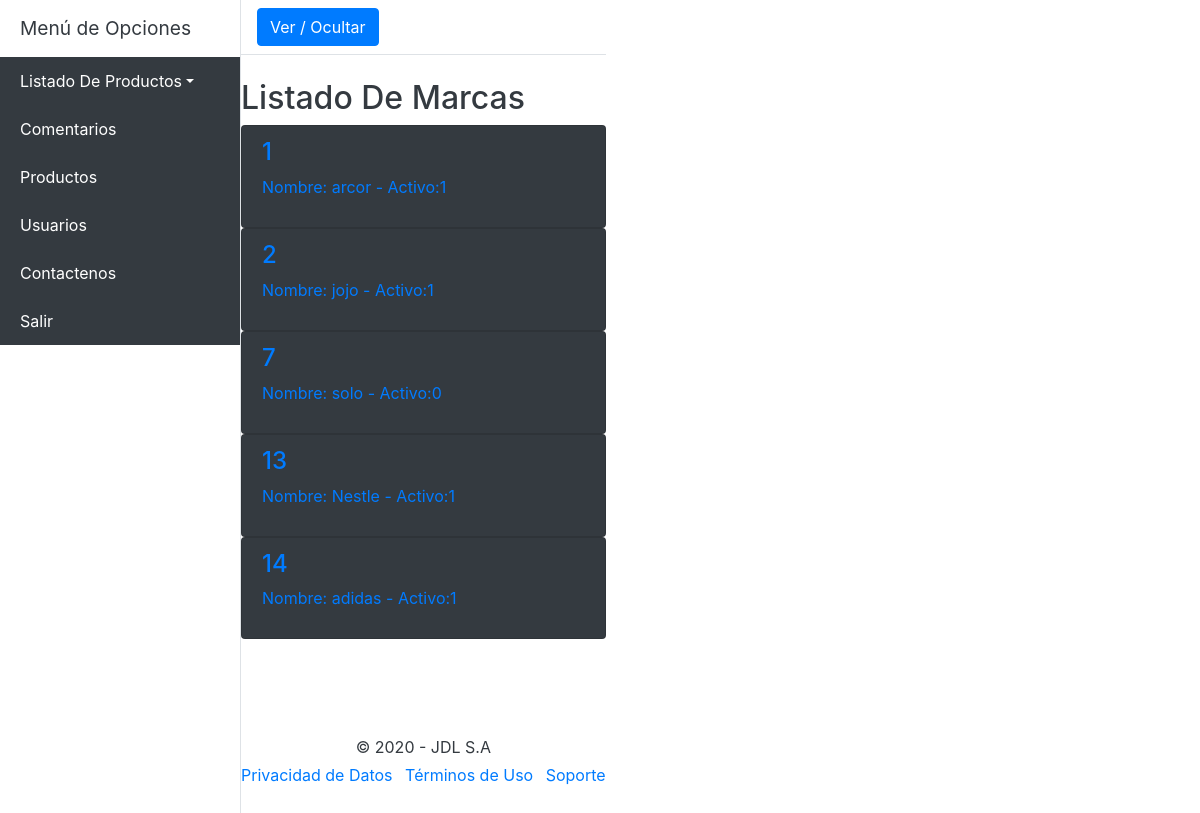
The page /listados/marcas.php on the database its author committed.
### tables this page shows
CREATE TABLE `marcas` (
  `id_marca` int(8) NOT NULL,
  `nombre_marca` varchar(50) DEFAULT NULL,
  `activo_marca` int(1) DEFAULT NULL
);

### mlibs/bodylm.php (the view, shortened to what this page needs)
<div class="d-flex" id="wrapper">
  <div class="bg-black border-right" id="sidebar-wrapper">
    <div class="sidebar-heading bg-black text-dark">Menú de Opciones</div>
      <div class="list-group list-group-flush">
      <a href="#pageSubmenu" data-toggle="collapse" aria-expanded="false" class="list-group-item list-group-item-action dropdown-toggle bg-dark text-white">Listado De Productos</a>
        <a href="../comentarios/" class="list-group-item list-group-item-action bg-dark text-white">Comentarios</a>
        <a href="../productos/" class="list-group-item list-group-item-action bg-dark text-white">Productos</a>
        <a href="../usuarios/" class="list-group-item list-group-item-action bg-dark text-white">Usuarios</a>
        <a href="../contacto/" class="list-group-item list-group-item-action bg-dark text-white">Contactenos</a>
        <a href="../" class="list-group-item list-group-item-action bg-dark text-white">Salir</a>
      </div>
    </div>
  <div id="page-content-wrapper align-self-center" >
    <nav class="navbar navbar-expand-lg navbar-light bg-black border-bottom">
      <button class="btn btn-primary" id="menu-toggle">Ver / Ocultar</button>
    </nav>
    <div class="mt-4 align-self-center text-left">
      <div class="mt-4 text-dark">
        <h2 class="mt-4">Listado De Marcas</h2>
      </div>
      <?php
      	$long = count($marcas);
      	for($i=0; $i< $long; $i++){
      ?>
	    <div class="list-group">
        <a 	<?php echo "href=modifica.php?id_marca=".$marcas[$i]['id_marca'];?>
			   	class="list-group-item bg-dark">
			  	<h4 class="list-group-item-heading"> <?php echo $marcas[$i]['id_marca'] ."";?> </h4>
          <p class="list-group-item-text"><?php 	echo "Nombre: " . $marcas[$i]['nombre_marca'] ." - Activo:";
                                                  echo $marcas[$i]['activo_marca'] ."";
                                                  ?>
          </p>
			  </a>
      </div>
	    <?php  } ?>
    </div>
    <?php
      include "footer.php"
    ?>
  </div>
</div>

### libs/css/simple-sidebar.css (style rules this page uses)
body { overflow-x: hidden; }
#sidebar-wrapper { min-height: 100vh; margin-left: -15rem; -webkit-transition: margin .25s ease-out; -moz-transition: margin .25s ease-out; -o-transition: margin .25s ease-out; transition: margin .25s ease-out; }
#sidebar-wrapper .sidebar-heading { padding: 0.875rem 1.25rem; font-size: 1.2rem; }
#sidebar-wrapper .list-group { width: 15rem; }
@media (min-width: 768px) { #sidebar-wrapper { margin-left: 0; } }

### rows shown on the page
marcas: id_marca "1", nombre_marca "arcor", activo_marca "1"
marcas: id_marca "2", nombre_marca "jojo", activo_marca "1"
marcas: id_marca "7", nombre_marca "solo", activo_marca "0"
marcas: id_marca "13", nombre_marca "Nestle", activo_marca "1"
marcas: id_marca "14", nombre_marca "adidas", activo_marca "1"
